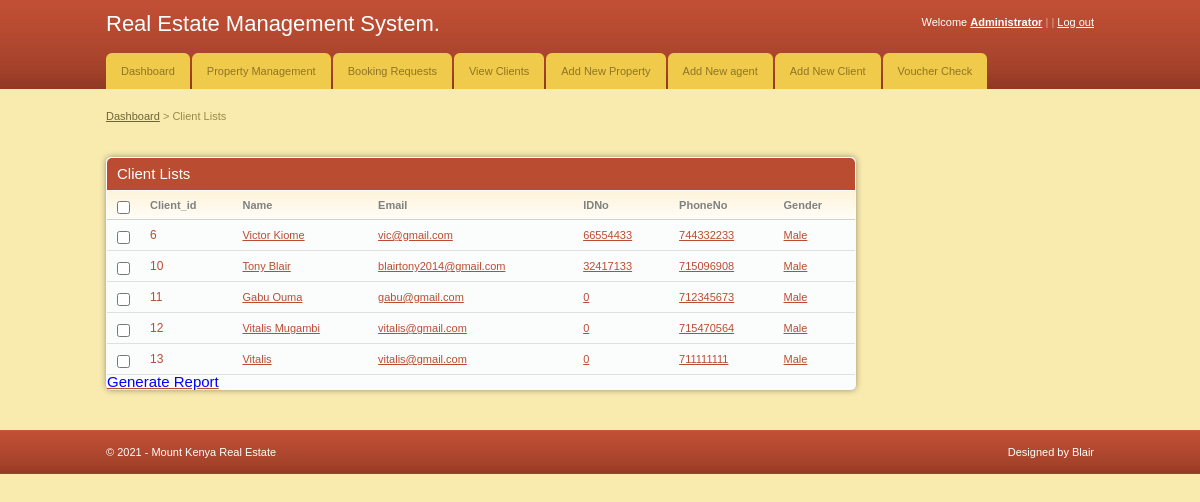
Screenshot of /admin/studes.php with the database file from the repository.
### tables this page shows
CREATE TABLE `user` (
  `user_id` int(11) NOT NULL,
  `fname` varchar(255) NOT NULL,
  `email` varchar(255) NOT NULL,
  `id_no` int(11) NOT NULL,
  `phone` int(15) NOT NULL,
  `username` varchar(100) NOT NULL,
  `password` varchar(32) NOT NULL,
  `location` varchar(255) NOT NULL,
  `gender` varchar(255) NOT NULL
);

### admin/studes.php (the view, shortened to what this page needs)
<!DOCTYPE html PUBLIC "-//W3C//DTD XHTML 1.0 Transitional//EN" "http://www.w3.org/TR/xhtml1/DTD/xhtml1-transitional.dtd">
<html xmlns="http://www.w3.org/1999/xhtml">
<head>
	<link rel="stylesheet" href="css/style.css" type="text/css" media="all" />
</head>
<body>
<div id="header">
	<div class="shell">
		<?php
			include 'menu.php';
		?>
	</div>
</div>
<div id="container">
	<div class="shell">
		<div class="small-nav">
			<a href="index.php">Dashboard</a>
			<span>&gt;</span>
			Client Lists
		</div>
		<br />
		<div id="main">
			<div id="content">
				<div class="box">
					<div class="box-head">
						<h2 class="left">Client Lists</h2>
					</div>
					<div class="table">
						<table width="100%" border="0" cellspacing="0" cellpadding="0">
							<tr>
								<th width="13"><input type="checkbox" class="checkbox" /></th>
								<th>Client_id</th>
								<th>Name</th>
								<th>Email</th>
								<th>IDNo</th>
								<th>PhoneNo</th>
								<th>Gender</th>
							</tr>
							<?php
								$select = "SELECT user_id,fname,email,id_no,phone,gender
										FROM user";
								$result = mysqli_query($conn,$select) or die(mysqli_error($conn));
								while($row = $result->fetch_assoc()){
							?>
							<tr>
								<td><input type="checkbox"class="checkbox"/></td>
								<td><h3><a href="#"><?php echo $row['user_id'] ?></a></h3></td>
								<td><a href="#"><?php echo $row['fname'] ?></a></td>
								<td><a href="#"><?php echo $row['email'] ?></a></td>
								<td><a href="#"><?php echo $row['id_no'] ?></a></td>
								<td><a href="#"><?php echo $row['phone'] ?></a></td>
								<td><a href="#"><?php echo $row['gender'] ?></a></td>
								</tr>
							<?php
								}
							?>
						</table>
					</div>
					<h2><a href="report.php"><font color="blue">Generate Report</font></h2>
				</div>
			</div>
		</div>
	</div>
</div>
<div id="footer">
	<div class="shell">
		<span class="left">&copy; <?php echo date("Y");?> - Mount Kenya Real Estate</span>
		<span class="right">
			Designed by Blair</a>
		</span>
	</div>
</div>
</body>
</html>

### agent/css/style.css (style rules this page uses)
* { padding:0; margin:0; outline:0; }
body { background:#f9ebae; font-family: Verdana, sans-serif; font-size:11px; line-height:14px; color:#5e5e5e; }
input, textarea, select { font-family: Verdana, sans-serif; font-size:13px; }
.checkbox { width:13px; height:13px; vertical-align:top; position:relative; top:2px; }
a { color:#ba4c32; text-decoration: underline; cursor:pointer; }
.left, .alignleft { float:left; display:inline; }
.right, .alignright { float:right; display:inline; }
h2 { font-size:15px; font-weight: normal; }
h3 { font-size:12px; line-height:14px; font-weight: normal; }
h3 a { text-decoration: none; }
.shell { width:988px; margin:0 auto; }
#header { height:89px; background:url(images/header.gif); white-space:nowrap; }
#container { padding:20px 0; }
.small-nav { color:#978b48; padding-bottom:20px; }
.small-nav a { color:#6f6636; }
#content { float:left; width:750px; }
.table th { background:#fffdfa url(images/th.gif) repeat-x 0 0; color:#818181; text-align: left; padding:7px 10px; border-bottom:solid 1px #d2d1cb; }
.table td { background:#fbfcfc; border-bottom:solid 1px #e0e0e0; padding:8px 10px; }
.box { background:#fbfcfc; height:100%; padding:1px; margin-bottom:20px; }
.box-head { background:#ba4c32; height:32px; color:#fff; padding: 0 10px; line-height:32px; white-space:nowrap; border-bottom:solid 1px #fff; }
#footer { height:44px; background:url(images/footer.gif); line-height:44px; color:#fff; }
#footer a { color:#fff; }
.box { -moz-border-radius:5px; -webkit-border-radius:5px; -moz-box-shadow: 0 0 6px #978f6c; -webkit-box-shadow: 0 0 6px #978f6c; }
.box-head { -moz-border-radius-topleft:5px; -moz-border-radius-topright:5px; -webkit-border-top-left-radius:5px; -webkit-border-top-right-radius:5px; }

### rows the page displays
user: user_id "6", fname "Victor Kiome", email "vic@gmail.com", id_no "66554433", phone "744332233", gender "Male"
user: user_id "10", fname "Tony Blair", email "blairtony2014@gmail.com", id_no "32417133", phone "715096908", gender "Male"
user: user_id "11", fname "Gabu Ouma", email "gabu@gmail.com", id_no "0", phone "712345673", gender "Male"
user: user_id "12", fname "Vitalis Mugambi", email "vitalis@gmail.com", id_no "0", phone "715470564", gender "Male"
user: user_id "13", fname "Vitalis", email "vitalis@gmail.com", id_no "0", phone "711111111", gender "Male"
